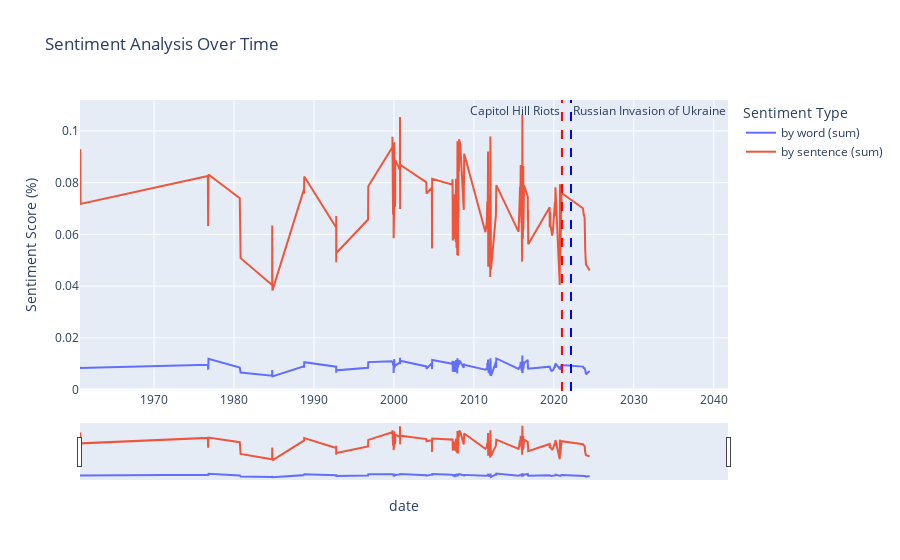

Notebook code cell kept with this figure:
### Code cell
# Create a Pandas DataFrame from the sentiment dictionary
df = pd.DataFrame.from_dict(sentDict, orient='index')
df['date'] = pd.to_datetime(df['date'])
df.set_index('date', inplace=True)

# Create a line plot using Plotly Express
fig = px.line(df, x=df.index, y=['by word (sum)', 'by sentence (sum)'],
              title='Sentiment Analysis Over Time',
              labels={'value': 'Sentiment Score (%)', 'variable': 'Sentiment Type'})

# Add interactive features to the plot
fig.update_layout(hovermode='x unified')
fig.update_xaxes(rangeslider_visible=True)

# Convert the dates to milliseconds since the Unix epoch
x1 = pd.to_datetime('2021-01-06').timestamp() * 1000
x2 = pd.to_datetime('2022-02-24').timestamp() * 1000

# Add vertical lines for specific events
fig.add_vline(x=x1, line_width=2, line_dash='dash', line_color='red',
              annotation_text="Capitol Hill Riots", annotation_position="top left")
fig.add_vline(x=x2, line_width=2, line_dash='dash', line_color='blue',
              annotation_text="Russian Invasion of Ukraine", annotation_position="top right")

# Show the plot
fig.show()

### Figure 1 — Plotly figure (JSON) as saved in the notebook; plotly's stock layout.template omitted (floating-point values rounded to 4 significant figures; data arrays with more than 128 entries replaced by an {"elided": "..."} marker saying what was removed)
{"data": [{"hovertemplate": "Sentiment Type=by word (sum)<br>date=%{x}<br>Sentiment Score (%)=%{y}<extra></extra>", "legendgroup": "by word (sum)", "line": {"color": "#636efa", "dash": "solid"}, "marker": {"symbol": "circle"}, "mode": "lines", "name": "by word (sum)", "orientation": "v", "showlegend": true, "type": "scatter", "x": {"elided": "164 str values"}, "xaxis": "x", "y": {"elided": "164 float values"}, "yaxis": "y"}, {"hovertemplate": "Sentiment Type=by sentence (sum)<br>date=%{x}<br>Sentiment Score (%)=%{y}<extra></extra>", "legendgroup": "by sentence (sum)", "line": {"color": "#EF553B", "dash": "solid"}, "marker": {"symbol": "circle"}, "mode": "lines", "name": "by sentence (sum)", "orientation": "v", "showlegend": true, "type": "scatter", "x": {"elided": "164 str values"}, "xaxis": "x", "y": {"elided": "164 float values"}, "yaxis": "y"}], "layout": {"annotations": [{"showarrow": false, "text": "Capitol Hill Riots", "x": 1609891200000, "xanchor": "right", "xref": "x", "y": 1, "yanchor": "top", "yref": "y domain"}, {"showarrow": false, "text": "Russian Invasion of Ukraine", "x": 1645660800000, "xanchor": "left", "xref": "x", "y": 1, "yanchor": "top", "yref": "y domain"}], "hovermode": "x unified", "legend": {"title": {"text": "Sentiment Type"}, "tracegroupgap": 0}, "shapes": [{"line": {"color": "red", "dash": "dash", "width": 2}, "type": "line", "x0": 1609891200000, "x1": 1609891200000, "xref": "x", "y0": 0, "y1": 1, "yref": "y domain"}, {"line": {"color": "blue", "dash": "dash", "width": 2}, "type": "line", "x0": 1645660800000, "x1": 1645660800000, "xref": "x", "y0": 0, "y1": 1, "yref": "y domain"}], "title": {"text": "Sentiment Analysis Over Time"}, "xaxis": {"anchor": "y", "domain": [0, 1], "rangeslider": {"visible": true}, "title": {"text": "date"}}, "yaxis": {"anchor": "x", "domain": [0, 1], "title": {"text": "Sentiment Score (%)"}}}}
